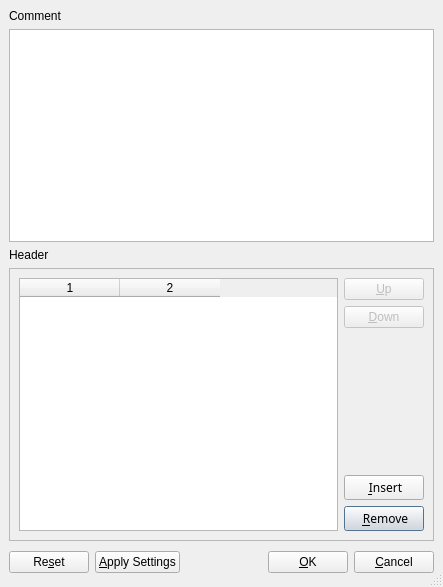
<ui version="4.0" >
 <class>frmHeader</class>
 <widget class="QDialog" name="frmHeader" >
  <property name="geometry" >
   <rect>
    <x>0</x>
    <y>0</y>
    <width>443</width>
    <height>587</height>
   </rect>
  </property>
  <property name="sizePolicy" >
   <sizepolicy>
    <hsizetype>7</hsizetype>
    <vsizetype>7</vsizetype>
    <horstretch>0</horstretch>
    <verstretch>0</verstretch>
   </sizepolicy>
  </property>
  <property name="windowTitle" >
   <string>Header</string>
  </property>
  <property name="sizeGripEnabled" >
   <bool>true</bool>
  </property>
  <property name="modal" >
   <bool>true</bool>
  </property>
  <layout class="QGridLayout" >
   <property name="margin" >
    <number>9</number>
   </property>
   <property name="spacing" >
    <number>6</number>
   </property>
   <item row="3" column="0" >
    <widget class="QFrame" name="frame" >
     <property name="sizePolicy" >
      <sizepolicy>
       <hsizetype>7</hsizetype>
       <vsizetype>5</vsizetype>
       <horstretch>0</horstretch>
       <verstretch>0</verstretch>
      </sizepolicy>
     </property>
     <property name="frameShape" >
      <enum>QFrame::StyledPanel</enum>
     </property>
     <property name="frameShadow" >
      <enum>QFrame::Raised</enum>
     </property>
     <layout class="QGridLayout" >
      <property name="margin" >
       <number>9</number>
      </property>
      <property name="spacing" >
       <number>6</number>
      </property>
      <item rowspan="5" row="0" column="0" >
       <widget class="QTableWidget" name="tableHeader" >
        <property name="sizePolicy" >
         <sizepolicy>
          <hsizetype>7</hsizetype>
          <vsizetype>7</vsizetype>
          <horstretch>0</horstretch>
          <verstretch>0</verstretch>
         </sizepolicy>
        </property>
        <property name="mouseTracking" >
         <bool>false</bool>
        </property>
        <property name="focusPolicy" >
         <enum>Qt::TabFocus</enum>
        </property>
        <property name="contextMenuPolicy" >
         <enum>Qt::DefaultContextMenu</enum>
        </property>
        <property name="acceptDrops" >
         <bool>false</bool>
        </property>
        <property name="lineWidth" >
         <number>1</number>
        </property>
        <property name="midLineWidth" >
         <number>1</number>
        </property>
        <property name="tabKeyNavigation" >
         <bool>false</bool>
        </property>
        <property name="showDropIndicator" stdset="0" >
         <bool>false</bool>
        </property>
        <property name="dragEnabled" >
         <bool>false</bool>
        </property>
        <property name="alternatingRowColors" >
         <bool>true</bool>
        </property>
        <property name="selectionMode" >
         <enum>QAbstractItemView::SingleSelection</enum>
        </property>
        <property name="showGrid" >
         <bool>true</bool>
        </property>
        <property name="columnCount" >
         <number>2</number>
        </property>
        <column/>
        <column/>
       </widget>
      </item>
      <item row="4" column="1" >
       <widget class="QPushButton" name="btnDeleteRow" >
        <property name="sizePolicy" >
         <sizepolicy>
          <hsizetype>1</hsizetype>
          <vsizetype>1</vsizetype>
          <horstretch>0</horstretch>
          <verstretch>0</verstretch>
         </sizepolicy>
        </property>
        <property name="palette" >
         <palette>
          <active>
           <colorrole role="WindowText" >
            <brush brushstyle="SolidPattern" >
             <color alpha="255" >
              <red>0</red>
              <green>0</green>
              <blue>0</blue>
             </color>
            </brush>
           </colorrole>
           <colorrole role="Button" >
            <brush brushstyle="SolidPattern" >
             <color alpha="255" >
              <red>221</red>
              <green>223</green>
              <blue>228</blue>
             </color>
            </brush>
           </colorrole>
           <colorrole role="Light" >
            <brush brushstyle="SolidPattern" >
             <color alpha="255" >
              <red>255</red>
              <green>255</green>
              <blue>255</blue>
             </color>
            </brush>
           </colorrole>
           <colorrole role="Midlight" >
            <brush brushstyle="SolidPattern" >
             <color alpha="255" >
              <red>255</red>
              <green>255</green>
              <blue>255</blue>
             </color>
            </brush>
           </colorrole>
           <colorrole role="Dark" >
            <brush brushstyle="SolidPattern" >
             <color alpha="255" >
              <red>85</red>
              <green>85</green>
              <blue>85</blue>
             </color>
            </brush>
           </colorrole>
           <colorrole role="Mid" >
            <brush brushstyle="SolidPattern" >
             <color alpha="255" >
              <red>199</red>
              <green>199</green>
              <blue>199</blue>
             </color>
            </brush>
           </colorrole>
           <colorrole role="Text" >
            <brush brushstyle="SolidPattern" >
             <color alpha="255" >
              <red>0</red>
              <green>0</green>
              <blue>0</blue>
             </color>
            </brush>
           </colorrole>
           <colorrole role="BrightText" >
            <brush brushstyle="SolidPattern" >
             <color alpha="255" >
              <red>255</red>
              <green>255</green>
              <blue>255</blue>
             </color>
            </brush>
           </colorrole>
           <colorrole role="ButtonText" >
            <brush brushstyle="SolidPattern" >
             <color alpha="255" >
              <red>0</red>
              <green>0</green>
              <blue>0</blue>
             </color>
            </brush>
           </colorrole>
           <colorrole role="Base" >
            <brush brushstyle="SolidPattern" >
             <color alpha="255" >
              <red>255</red>
              <green>255</green>
              <blue>255</blue>
             </color>
            </brush>
           </colorrole>
           <colorrole role="Window" >
            <brush brushstyle="SolidPattern" >
             <color alpha="255" >
              <red>239</red>
              <green>239</green>
              <blue>239</blue>
             </color>
            </brush>
           </colorrole>
           <colorrole role="Shadow" >
            <brush brushstyle="SolidPattern" >
             <color alpha="255" >
              <red>0</red>
              <green>0</green>
              <blue>0</blue>
             </color>
            </brush>
           </colorrole>
           <colorrole role="Highlight" >
            <brush brushstyle="SolidPattern" >
             <color alpha="255" >
              <red>103</red>
              <green>141</green>
              <blue>178</blue>
             </color>
            </brush>
           </colorrole>
           <colorrole role="HighlightedText" >
            <brush brushstyle="SolidPattern" >
             <color alpha="255" >
              <red>255</red>
              <green>255</green>
              <blue>255</blue>
             </color>
            </brush>
           </colorrole>
           <colorrole role="Link" >
            <brush brushstyle="SolidPattern" >
             <color alpha="255" >
              <red>0</red>
              <green>0</green>
              <blue>238</blue>
             </color>
            </brush>
           </colorrole>
           <colorrole role="LinkVisited" >
            <brush brushstyle="SolidPattern" >
             <color alpha="255" >
              <red>82</red>
              <green>24</green>
              <blue>139</blue>
             </color>
            </brush>
           </colorrole>
           <colorrole role="AlternateBase" >
            <brush brushstyle="SolidPattern" >
             <color alpha="255" >
              <red>232</red>
              <green>232</green>
              <blue>232</blue>
             </color>
            </brush>
           </colorrole>
          </active>
          <inactive>
           <colorrole role="WindowText" >
            <brush brushstyle="SolidPattern" >
             <color alpha="255" >
              <red>0</red>
              <green>0</green>
              <blue>0</blue>
             </color>
            </brush>
           </colorrole>
           <colorrole role="Button" >
            <brush brushstyle="SolidPattern" >
             <color alpha="255" >
              <red>221</red>
              <green>223</green>
              <blue>228</blue>
             </color>
            </brush>
           </colorrole>
           <colorrole role="Light" >
            <brush brushstyle="SolidPattern" >
             <color alpha="255" >
              <red>255</red>
              <green>255</green>
              <blue>255</blue>
             </color>
            </brush>
           </colorrole>
           <colorrole role="Midlight" >
            <brush brushstyle="SolidPattern" >
             <color alpha="255" >
              <red>255</red>
              <green>255</green>
              <blue>255</blue>
             </color>
            </brush>
           </colorrole>
           <colorrole role="Dark" >
            <brush brushstyle="SolidPattern" >
             <color alpha="255" >
              <red>85</red>
              <green>85</green>
              <blue>85</blue>
             </color>
            </brush>
           </colorrole>
           <colorrole role="Mid" >
            <brush brushstyle="SolidPattern" >
             <color alpha="255" >
              <red>199</red>
              <green>199</green>
              <blue>199</blue>
             </color>
            </brush>
           </colorrole>
           <colorrole role="Text" >
            <brush brushstyle="SolidPattern" >
             <color alpha="255" >
              <red>0</red>
              <green>0</green>
              <blue>0</blue>
             </color>
            </brush>
           </colorrole>
           <colorrole role="BrightText" >
            <brush brushstyle="SolidPattern" >
             <color alpha="255" >
              <red>255</red>
              <green>255</green>
              <blue>255</blue>
             </color>
            </brush>
           </colorrole>
           <colorrole role="ButtonText" >
            <brush brushstyle="SolidPattern" >
             <color alpha="255" >
              <red>0</red>
              <green>0</green>
              <blue>0</blue>
             </color>
            </brush>
           </colorrole>
           <colorrole role="Base" >
            <brush brushstyle="SolidPattern" >
             <color alpha="255" >
              <red>255</red>
              <green>255</green>
              <blue>255</blue>
             </color>
            </brush>
           </colorrole>
           <colorrole role="Window" >
            <brush brushstyle="SolidPattern" >
             <color alpha="255" >
              <red>239</red>
              <green>239</green>
              <blue>239</blue>
             </color>
            </brush>
           </colorrole>
           <colorrole role="Shadow" >
            <brush brushstyle="SolidPattern" >
             <color alpha="255" >
              <red>0</red>
              <green>0</green>
              <blue>0</blue>
             </color>
            </brush>
           </colorrole>
           <colorrole role="Highlight" >
            <brush brushstyle="SolidPattern" >
             <color alpha="255" >
              <red>103</red>
              <green>141</green>
              <blue>178</blue>
             </color>
            </brush>
           </colorrole>
           <colorrole role="HighlightedText" >
            <brush brushstyle="SolidPattern" >
             <color alpha="255" >
              <red>255</red>
              <green>255</green>
              <blue>255</blue>
             </color>
            </brush>
           </colorrole>
           <colorrole role="Link" >
            <brush brushstyle="SolidPattern" >
             <color alpha="255" >
              <red>0</red>
              <green>0</green>
              <blue>238</blue>
             </color>
            </brush>
           </colorrole>
           <colorrole role="LinkVisited" >
            <brush brushstyle="SolidPattern" >
             <color alpha="255" >
              <red>82</red>
              <green>24</green>
              <blue>139</blue>
             </color>
            </brush>
           </colorrole>
           <colorrole role="AlternateBase" >
            <brush brushstyle="SolidPattern" >
             <color alpha="255" >
              <red>232</red>
              <green>232</green>
              <blue>232</blue>
             </color>
            </brush>
           </colorrole>
          </inactive>
          <disabled>
           <colorrole role="WindowText" >
            <brush brushstyle="SolidPattern" >
             <color alpha="255" >
              <red>128</red>
              <green>128</green>
              <blue>128</blue>
             </color>
            </brush>
           </colorrole>
           <colorrole role="Button" >
            <brush brushstyle="SolidPattern" >
             <color alpha="255" >
              <red>221</red>
              <green>223</green>
              <blue>228</blue>
             </color>
            </brush>
           </colorrole>
           <colorrole role="Light" >
            <brush brushstyle="SolidPattern" >
             <color alpha="255" >
              <red>255</red>
              <green>255</green>
              <blue>255</blue>
             </color>
            </brush>
           </colorrole>
           <colorrole role="Midlight" >
            <brush brushstyle="SolidPattern" >
             <color alpha="255" >
              <red>255</red>
              <green>255</green>
              <blue>255</blue>
             </color>
            </brush>
           </colorrole>
           <colorrole role="Dark" >
            <brush brushstyle="SolidPattern" >
             <color alpha="255" >
              <red>85</red>
              <green>85</green>
              <blue>85</blue>
             </color>
            </brush>
           </colorrole>
           <colorrole role="Mid" >
            <brush brushstyle="SolidPattern" >
             <color alpha="255" >
              <red>199</red>
              <green>199</green>
              <blue>199</blue>
             </color>
            </brush>
           </colorrole>
           <colorrole role="Text" >
            <brush brushstyle="SolidPattern" >
             <color alpha="255" >
              <red>199</red>
              <green>199</green>
              <blue>199</blue>
             </color>
            </brush>
           </colorrole>
           <colorrole role="BrightText" >
            <brush brushstyle="SolidPattern" >
             <color alpha="255" >
              <red>255</red>
              <green>255</green>
              <blue>255</blue>
             </color>
            </brush>
           </colorrole>
           <colorrole role="ButtonText" >
            <brush brushstyle="SolidPattern" >
             <color alpha="255" >
              <red>128</red>
              <green>128</green>
              <blue>128</blue>
             </color>
            </brush>
           </colorrole>
           <colorrole role="Base" >
            <brush brushstyle="SolidPattern" >
             <color alpha="255" >
              <red>239</red>
              <green>239</green>
              <blue>239</blue>
             </color>
            </brush>
           </colorrole>
           <colorrole role="Window" >
            <brush brushstyle="SolidPattern" >
             <color alpha="255" >
              <red>239</red>
              <green>239</green>
              <blue>239</blue>
             </color>
            </brush>
           </colorrole>
           <colorrole role="Shadow" >
            <brush brushstyle="SolidPattern" >
             <color alpha="255" >
              <red>0</red>
              <green>0</green>
              <blue>0</blue>
             </color>
            </brush>
           </colorrole>
           <colorrole role="Highlight" >
            <brush brushstyle="SolidPattern" >
             <color alpha="255" >
              <red>86</red>
              <green>117</green>
              <blue>148</blue>
             </color>
            </brush>
           </colorrole>
           <colorrole role="HighlightedText" >
            <brush brushstyle="SolidPattern" >
             <color alpha="255" >
              <red>255</red>
              <green>255</green>
              <blue>255</blue>
             </color>
            </brush>
           </colorrole>
           <colorrole role="Link" >
            <brush brushstyle="SolidPattern" >
             <color alpha="255" >
              <red>0</red>
              <green>0</green>
              <blue>238</blue>
             </color>
            </brush>
           </colorrole>
           <colorrole role="LinkVisited" >
            <brush brushstyle="SolidPattern" >
             <color alpha="255" >
              <red>82</red>
              <green>24</green>
              <blue>139</blue>
             </color>
            </brush>
           </colorrole>
           <colorrole role="AlternateBase" >
            <brush brushstyle="SolidPattern" >
             <color alpha="255" >
              <red>232</red>
              <green>232</green>
              <blue>232</blue>
             </color>
            </brush>
           </colorrole>
          </disabled>
         </palette>
        </property>
        <property name="font" >
         <font>
          <family>Sans Serif</family>
          <pointsize>9</pointsize>
          <weight>50</weight>
          <italic>false</italic>
          <bold>false</bold>
          <underline>false</underline>
          <strikeout>false</strikeout>
         </font>
        </property>
        <property name="toolTip" >
         <string>delete row</string>
        </property>
        <property name="layoutDirection" >
         <enum>Qt::LeftToRight</enum>
        </property>
        <property name="text" >
         <string> &amp;Remove</string>
        </property>
        <property name="icon" >
         <iconset>../images/minus.png</iconset>
        </property>
       </widget>
      </item>
      <item row="3" column="1" >
       <widget class="QPushButton" name="btnInsertRow" >
        <property name="sizePolicy" >
         <sizepolicy>
          <hsizetype>1</hsizetype>
          <vsizetype>1</vsizetype>
          <horstretch>0</horstretch>
          <verstretch>0</verstretch>
         </sizepolicy>
        </property>
        <property name="font" >
         <font>
          <family>Sans Serif</family>
          <pointsize>9</pointsize>
          <weight>50</weight>
          <italic>false</italic>
          <bold>false</bold>
          <underline>false</underline>
          <strikeout>false</strikeout>
         </font>
        </property>
        <property name="toolTip" >
         <string>Insert row</string>
        </property>
        <property name="text" >
         <string> &amp;Insert</string>
        </property>
        <property name="icon" >
         <iconset>../images/add.png</iconset>
        </property>
       </widget>
      </item>
      <item row="0" column="1" >
       <widget class="QPushButton" name="btnUp" >
        <property name="enabled" >
         <bool>false</bool>
        </property>
        <property name="sizePolicy" >
         <sizepolicy>
          <hsizetype>1</hsizetype>
          <vsizetype>1</vsizetype>
          <horstretch>0</horstretch>
          <verstretch>0</verstretch>
         </sizepolicy>
        </property>
        <property name="toolTip" >
         <string>Move up</string>
        </property>
        <property name="statusTip" >
         <string/>
        </property>
        <property name="text" >
         <string>&amp;Up</string>
        </property>
        <property name="icon" >
         <iconset>../images/up.png</iconset>
        </property>
       </widget>
      </item>
      <item row="1" column="1" >
       <widget class="QPushButton" name="btnDown" >
        <property name="enabled" >
         <bool>false</bool>
        </property>
        <property name="sizePolicy" >
         <sizepolicy>
          <hsizetype>1</hsizetype>
          <vsizetype>1</vsizetype>
          <horstretch>0</horstretch>
          <verstretch>0</verstretch>
         </sizepolicy>
        </property>
        <property name="toolTip" >
         <string>Move down</string>
        </property>
        <property name="text" >
         <string>&amp;Down</string>
        </property>
        <property name="icon" >
         <iconset>../images/down.png</iconset>
        </property>
       </widget>
      </item>
      <item row="2" column="1" >
       <spacer>
        <property name="orientation" >
         <enum>Qt::Vertical</enum>
        </property>
        <property name="sizeHint" >
         <size>
          <width>20</width>
          <height>141</height>
         </size>
        </property>
       </spacer>
      </item>
     </layout>
    </widget>
   </item>
   <item row="0" column="0" >
    <widget class="QLabel" name="label" >
     <property name="text" >
      <string>Comment</string>
     </property>
    </widget>
   </item>
   <item row="4" column="0" >
    <layout class="QHBoxLayout" >
     <property name="margin" >
      <number>0</number>
     </property>
     <property name="spacing" >
      <number>6</number>
     </property>
     <item>
      <widget class="QPushButton" name="resetButton" >
       <property name="enabled" >
        <bool>true</bool>
       </property>
       <property name="text" >
        <string>Re&amp;set</string>
       </property>
      </widget>
     </item>
     <item>
      <widget class="QPushButton" name="applyButton" >
       <property name="text" >
        <string>&amp;Apply Settings</string>
       </property>
      </widget>
     </item>
     <item>
      <spacer>
       <property name="orientation" >
        <enum>Qt::Horizontal</enum>
       </property>
       <property name="sizeHint" >
        <size>
         <width>131</width>
         <height>31</height>
        </size>
       </property>
      </spacer>
     </item>
     <item>
      <widget class="QPushButton" name="okButton" >
       <property name="text" >
        <string>&amp;OK</string>
       </property>
      </widget>
     </item>
     <item>
      <widget class="QPushButton" name="cancelButton" >
       <property name="text" >
        <string>&amp;Cancel</string>
       </property>
      </widget>
     </item>
    </layout>
   </item>
   <item row="2" column="0" >
    <widget class="QLabel" name="label_2" >
     <property name="text" >
      <string>Header</string>
     </property>
    </widget>
   </item>
   <item row="1" column="0" >
    <widget class="QTextEdit" name="txtOtherComments" >
     <property name="sizePolicy" >
      <sizepolicy>
       <hsizetype>7</hsizetype>
       <vsizetype>3</vsizetype>
       <horstretch>0</horstretch>
       <verstretch>0</verstretch>
      </sizepolicy>
     </property>
     <property name="tabChangesFocus" >
      <bool>true</bool>
     </property>
    </widget>
   </item>
  </layout>
 </widget>
 <tabstops>
  <tabstop>txtOtherComments</tabstop>
  <tabstop>tableHeader</tabstop>
  <tabstop>btnUp</tabstop>
  <tabstop>btnDown</tabstop>
  <tabstop>btnInsertRow</tabstop>
  <tabstop>btnDeleteRow</tabstop>
  <tabstop>resetButton</tabstop>
  <tabstop>applyButton</tabstop>
  <tabstop>okButton</tabstop>
  <tabstop>cancelButton</tabstop>
 </tabstops>
 <resources/>
 <connections>
  <connection>
   <sender>okButton</sender>
   <signal>clicked()</signal>
   <receiver>frmHeader</receiver>
   <slot>accept()</slot>
   <hints>
    <hint type="sourcelabel" >
     <x>278</x>
     <y>253</y>
    </hint>
    <hint type="destinationlabel" >
     <x>96</x>
     <y>254</y>
    </hint>
   </hints>
  </connection>
  <connection>
   <sender>cancelButton</sender>
   <signal>clicked()</signal>
   <receiver>frmHeader</receiver>
   <slot>reject()</slot>
   <hints>
    <hint type="sourcelabel" >
     <x>369</x>
     <y>253</y>
    </hint>
    <hint type="destinationlabel" >
     <x>179</x>
     <y>282</y>
    </hint>
   </hints>
  </connection>
 </connections>
</ui>
